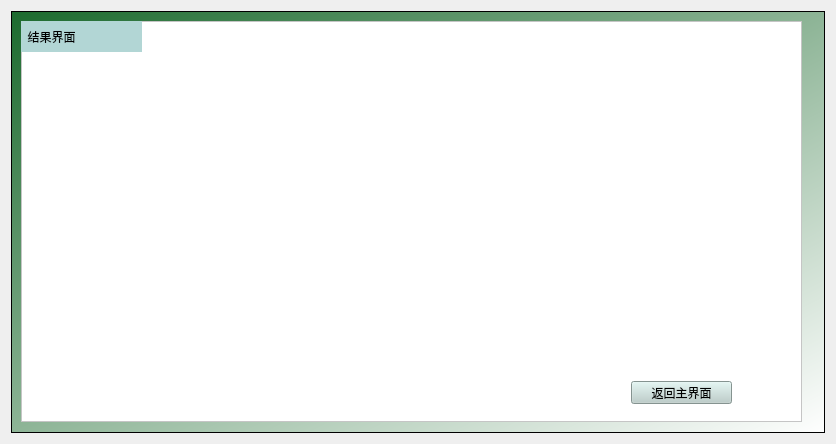
<?xml version="1.0" encoding="UTF-8"?>
<ui version="4.0">
 <class>Form</class>
 <widget class="QWidget" name="Form">
  <property name="geometry">
   <rect>
    <x>0</x>
    <y>0</y>
    <width>836</width>
    <height>444</height>
   </rect>
  </property>
  <property name="windowTitle">
   <string>Form</string>
  </property>
  <layout class="QGridLayout" name="gridLayout_2">
   <item row="0" column="0">
    <widget class="QFrame" name="frame">
     <property name="styleSheet">
      <string notr="true">background-color: qlineargradient(spread:pad, x1:0, y1:0, x2:1, y2:1, stop:0 rgba(28, 106, 46, 255), stop:1 rgba(255, 255, 255, 255));</string>
     </property>
     <property name="frameShape">
      <enum>QFrame::StyledPanel</enum>
     </property>
     <property name="frameShadow">
      <enum>QFrame::Raised</enum>
     </property>
     <widget class="QFrame" name="frame_2">
      <property name="geometry">
       <rect>
        <x>10</x>
        <y>10</y>
        <width>781</width>
        <height>401</height>
       </rect>
      </property>
      <property name="styleSheet">
       <string notr="true">background-color: rgb(255, 255, 255);</string>
      </property>
      <property name="frameShape">
       <enum>QFrame::StyledPanel</enum>
      </property>
      <property name="frameShadow">
       <enum>QFrame::Raised</enum>
      </property>
      <widget class="QLabel" name="label">
       <property name="geometry">
        <rect>
         <x>0</x>
         <y>0</y>
         <width>121</width>
         <height>31</height>
        </rect>
       </property>
       <property name="styleSheet">
        <string notr="true">font: 16pt &quot;楷体&quot;;
background-color: rgb(178, 214, 213);</string>
       </property>
       <property name="text">
        <string>  结果界面</string>
       </property>
      </widget>
      <widget class="QFrame" name="frame_3">
       <property name="geometry">
        <rect>
         <x>29</x>
         <y>49</y>
         <width>741</width>
         <height>311</height>
        </rect>
       </property>
       <property name="frameShape">
        <enum>QFrame::StyledPanel</enum>
       </property>
       <property name="frameShadow">
        <enum>QFrame::Raised</enum>
       </property>
       <widget class="QWidget" name="gridLayoutWidget">
        <property name="geometry">
         <rect>
          <x>-50</x>
          <y>-60</y>
          <width>811</width>
          <height>421</height>
         </rect>
        </property>
        <layout class="QGridLayout" name="gridLayout"/>
       </widget>
      </widget>
      <widget class="QPushButton" name="pushButton">
       <property name="geometry">
        <rect>
         <x>610</x>
         <y>360</y>
         <width>101</width>
         <height>23</height>
        </rect>
       </property>
       <property name="styleSheet">
        <string notr="true">background-color: rgb(186, 206, 202);</string>
       </property>
       <property name="text">
        <string>返回主界面</string>
       </property>
      </widget>
     </widget>
    </widget>
   </item>
  </layout>
 </widget>
 <resources/>
 <connections/>
</ui>
